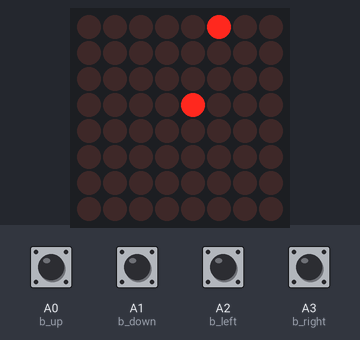
Simulated run of this sketch. Board: Arduino Uno, built with avr-gcc and run on an emulated ATmega328P. Shown: 8×8 LED matrix. Wiring (inferred from the names in the program): MAX7219 LED driver (orientation assumed): data pin 11; clock pin 13; CS pin 10. The inputs (shaded band) are chosen by the test bench; at power-on: A0 (b_up), A1 (b_down), A2 (b_left), A3 (b_right) LOW. Random numbers use the default seed unless the sketch sets one.

Above: at 16.4 s.
16.5 s: A2 (b_left) pulled HIGH for 0.85 s
At 16.86 s:
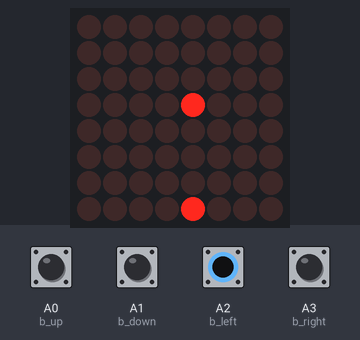
18.8 s: A0 (b_up) pulled HIGH for 0.85 s
At 19.21 s:
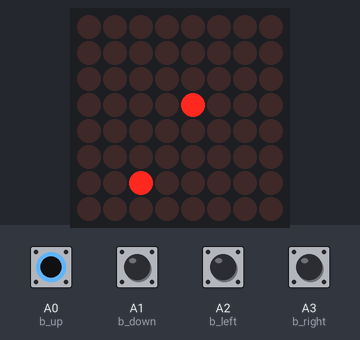
21.2 s: A3 (b_right) pulled HIGH for 0.85 s
At 21.57 s:
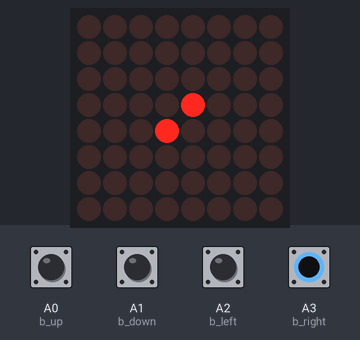
23.8 s: A1 (b_down) pulled HIGH for 0.85 s
At 24.13 s:
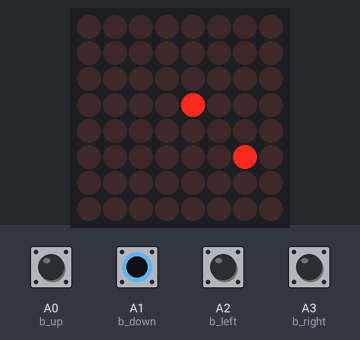
26.3 s: A2 (b_left) pulled HIGH for 0.85 s
At 26.92 s:
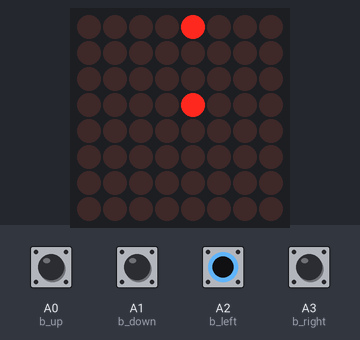
29.1 s: A0 (b_up) pulled HIGH for 0.85 s
At 29.48 s:
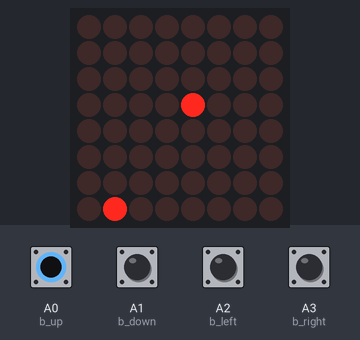

The sketch:

the_Snake_LED.ino
```cpp
// SNAKE.cpp : 定義主控台應用程式的進入點。
#include "math.h";
#include <MaxMatrix.h>
#include <avr /pgmspace.h>

// 在程式記憶體區（快閃記憶體）儲存點矩陣字元資料
PROGMEM unsigned char CH[] = {
3, 8, B0000000, B0000000, B0000000, B0000000, B0000000, // space
1, 8, B1011111, B0000000, B0000000, B0000000, B0000000, // !
3, 8, B0000011, B0000000, B0000011, B0000000, B0000000, // "
5, 8, B0010100, B0111110, B0010100, B0111110, B0010100, // #
4, 8, B0100100, B1101010, B0101011, B0010010, B0000000, // $
5, 8, B1100011, B0010011, B0001000, B1100100, B1100011, // %
5, 8, B0110110, B1001001, B1010110, B0100000, B1010000, // &
1, 8, B0000011, B0000000, B0000000, B0000000, B0000000, // '
3, 8, B0011100, B0100010, B1000001, B0000000, B0000000, // (
3, 8, B1000001, B0100010, B0011100, B0000000, B0000000, // )
5, 8, B0101000, B0011000, B0001110, B0011000, B0101000, // *
5, 8, B0001000, B0001000, B0111110, B0001000, B0001000, // +
2, 8, B10110000, B1110000, B0000000, B0000000, B0000000, // ,
4, 8, B0001000, B0001000, B0001000, B0001000, B0000000, // -
2, 8, B1100000, B1100000, B0000000, B0000000, B0000000, // .
4, 8, B1100000, B0011000, B0000110, B0000001, B0000000, // /
4, 8, B0111110, B1000001, B1000001, B0111110, B0000000, // 0
3, 8, B1000010, B1111111, B1000000, B0000000, B0000000, // 1
4, 8, B1100010, B1010001, B1001001, B1000110, B0000000, // 2
4, 8, B0100010, B1000001, B1001001, B0110110, B0000000, // 3
4, 8, B0011000, B0010100, B0010010, B1111111, B0000000, // 4
4, 8, B0100111, B1000101, B1000101, B0111001, B0000000, // 5
4, 8, B0111110, B1001001, B1001001, B0110000, B0000000, // 6
4, 8, B1100001, B0010001, B0001001, B0000111, B0000000, // 7
4, 8, B0110110, B1001001, B1001001, B0110110, B0000000, // 8
4, 8, B0000110, B1001001, B1001001, B0111110, B0000000, // 9
2, 8, B01010000, B0000000, B0000000, B0000000, B0000000, // :
2, 8, B10000000, B01010000, B0000000, B0000000, B0000000, // ;
3, 8, B0010000, B0101000, B1000100, B0000000, B0000000, // <
3, 8, B0010100, B0010100, B0010100, B0000000, B0000000, // =
3, 8, B1000100, B0101000, B0010000, B0000000, B0000000, // >
4, 8, B0000010, B1011001, B0001001, B0000110, B0000000, // ?
5, 8, B0111110, B1001001, B1010101, B1011101, B0001110, // @
4, 8, B1111110, B0010001, B0010001, B1111110, B0000000, // A
4, 8, B1111111, B1001001, B1001001, B0110110, B0000000, // B
4, 8, B0111110, B1000001, B1000001, B0100010, B0000000, // C
4, 8, B1111111, B1000001, B1000001, B0111110, B0000000, // D
4, 8, B1111111, B1001001, B1001001, B1000001, B0000000, // E
4, 8, B1111111, B0001001, B0001001, B0000001, B0000000, // F
4, 8, B0111110, B1000001, B1001001, B1111010, B0000000, // G
4, 8, B1111111, B0001000, B0001000, B1111111, B0000000, // H
3, 8, B1000001, B1111111, B1000001, B0000000, B0000000, // I
4, 8, B0110000, B1000000, B1000001, B0111111, B0000000, // J
4, 8, B1111111, B0001000, B0010100, B1100011, B0000000, // K
4, 8, B1111111, B1000000, B1000000, B1000000, B0000000, // L
5, 8, B1111111, B0000010, B0001100, B0000010, B1111111, // M
5, 8, B1111111, B0000100, B0001000, B0010000, B1111111, // N
4, 8, B0111110, B1000001, B1000001, B0111110, B0000000, // O
4, 8, B1111111, B0001001, B0001001, B0000110, B0000000, // P
4, 8, B0111110, B1000001, B1000001, B10111110, B0000000, // Q
4, 8, B1111111, B0001001, B0001001, B1110110, B0000000, // R
4, 8, B1000110, B1001001, B1001001, B0110010, B0000000, // S
5, 8, B0000001, B0000001, B1111111, B0000001, B0000001, // T
4, 8, B0111111, B1000000, B1000000, B0111111, B0000000, // U
5, 8, B0001111, B0110000, B1000000, B0110000, B0001111, // V
5, 8, B0111111, B1000000, B0111000, B1000000, B0111111, // W
5, 8, B1100011, B0010100, B0001000, B0010100, B1100011, // X
5, 8, B0000111, B0001000, B1110000, B0001000, B0000111, // Y
4, 8, B1100001, B1010001, B1001001, B1000111, B0000000, // Z
2, 8, B1111111, B1000001, B0000000, B0000000, B0000000, // [
4, 8, B0000001, B0000110, B0011000, B1100000, B0000000, // backslash
2, 8, B1000001, B1111111, B0000000, B0000000, B0000000, // ]
3, 8, B0000010, B0000001, B0000010, B0000000, B0000000, // hat
4, 8, B1000000, B1000000, B1000000, B1000000, B0000000, // _
2, 8, B0000001, B0000010, B0000000, B0000000, B0000000, // `
4, 8, B0100000, B1010100, B1010100, B1111000, B0000000, // a
4, 8, B1111111, B1000100, B1000100, B0111000, B0000000, // b
4, 8, B0111000, B1000100, B1000100, B0101000, B0000000, // c
4, 8, B0111000, B1000100, B1000100, B1111111, B0000000, // d
4, 8, B0111000, B1010100, B1010100, B0011000, B0000000, // e
3, 8, B0000100, B1111110, B0000101, B0000000, B0000000, // f
4, 8, B10011000, B10100100, B10100100, B01111000, B0000000, // g
4, 8, B1111111, B0000100, B0000100, B1111000, B0000000, // h
3, 8, B1000100, B1111101, B1000000, B0000000, B0000000, // i
4, 8, B1000000, B10000000, B10000100, B1111101, B0000000, // j
4, 8, B1111111, B0010000, B0101000, B1000100, B0000000, // k
3, 8, B1000001, B1111111, B1000000, B0000000, B0000000, // l
5, 8, B1111100, B0000100, B1111100, B0000100, B1111000, // m
4, 8, B1111100, B0000100, B0000100, B1111000, B0000000, // n
4, 8, B0111000, B1000100, B1000100, B0111000, B0000000, // o
4, 8, B11111100, B0100100, B0100100, B0011000, B0000000, // p
4, 8, B0011000, B0100100, B0100100, B11111100, B0000000, // q
4, 8, B1111100, B0001000, B0000100, B0000100, B0000000, // r
4, 8, B1001000, B1010100, B1010100, B0100100, B0000000, // s
3, 8, B0000100, B0111111, B1000100, B0000000, B0000000, // t
4, 8, B0111100, B1000000, B1000000, B1111100, B0000000, // u
5, 8, B0011100, B0100000, B1000000, B0100000, B0011100, // v
5, 8, B0111100, B1000000, B0111100, B1000000, B0111100, // w
5, 8, B1000100, B0101000, B0010000, B0101000, B1000100, // x
4, 8, B10011100, B10100000, B10100000, B1111100, B0000000, // y
3, 8, B1100100, B1010100, B1001100, B0000000, B0000000, // z
3, 8, B0001000, B0110110, B1000001, B0000000, B0000000, // {
1, 8, B1111111, B0000000, B0000000, B0000000, B0000000, // |
3, 8, B1000001, B0110110, B0001000, B0000000, B0000000, // }
4, 8, B0001000, B0000100, B0001000, B0000100, B0000000, // ~
};


#define MAX7219_DIN_PIN 11
#define MAX7219_LOAD_PIN 10
#define MAX7219_CLK_PIN 13
#define LED_INTENSITY 3
#define SIZE 8
MaxMatrix m(MAX7219_DIN_PIN,MAX7219_LOAD_PIN,MAX7219_CLK_PIN, 1);
enum SnakeState {None,Food,Body};   //第n個玩家是Body1+n
void insertAtHead(const int x,const int y);
void removeAtTail();
void gotoxy(const int x,const int y);
int back(const int direct);
void createFood();
void Init();
 //LED matrix size

struct DIRECTION{int up, down, left, right;}; //control direction
struct POSITION{int x, y;};  //for xy
struct MAP{int state;struct MAP *pnext;}; //the map
struct PLAYER{   //the snake info
	POSITION HEAD;
	struct MAP *pHEAD,*pTAIL;
	int direction;
};

DIRECTION Direction;
PLAYER snake;
MAP Map[SIZE][SIZE];
POSITION FOOD;

int LED[SIZE*SIZE];
int speed = 200;
int b_up = A0;
int b_down = A1;
int b_left = A2;
int b_right = A3;
byte buffer[8];
char msg[] = "snake";
int init_flag = 0;
void setup() {

  pinMode(b_up,INPUT);       // set the control button
  pinMode(b_down,INPUT);
  pinMode(b_left,INPUT);
  pinMode(b_right,INPUT);

	//init
  m.init();
  m.clear();
  m.setIntensity(LED_INTENSITY);


}

void loop()
{

 if(init_flag == 0)    // print the title
{
  for(int k = 0; k<3;k++)
  {
    printStringWithShift(msg, 200);
  }
  delay(100);
  Init();                // initiate the game
  init_flag = 1;
}

  int val_up = digitalRead(b_up);
  int val_down = digitalRead(b_down);
  int val_left = digitalRead(b_left);
  int val_right = digitalRead(b_right);

  delay(speed);   //sleep to set the speed

  int  key;
  if(val_up == HIGH)
    key = b_up;
  else if(val_down == HIGH)
    key = b_down;
  else if(val_left == HIGH)
    key = b_left;
  else if(val_right == HIGH)
    key = b_right;

  if((key!=back(snake.direction))&&(key==Direction.up||key==Direction.down||key==Direction.left||key==Direction.right))
    snake.direction=key;  //no backward

  if(snake.direction==Direction.up)   //up
    snake.HEAD.y = snake.HEAD.y==0 ? SIZE-1 : snake.HEAD.y-1;
  else if(snake.direction==Direction.down)  //down
    snake.HEAD.y = (snake.HEAD.y+1)%SIZE;
  else if(snake.direction==Direction.left)  //left
    snake.HEAD.x = snake.HEAD.x==0 ? SIZE-1 : snake.HEAD.x-1;
  else if(snake.direction==Direction.right) //right
    snake.HEAD.x = (snake.HEAD.x+1)%SIZE;

  if(Map[snake.HEAD.x][snake.HEAD.y].state==Body)
  {
    delay(500);
    for(int i=0;i<SIZE;i++)
    {
      for(int j=0;j<SIZE;j++)
      {
      m.setDot(j,i,HIGH);
      }
    delay(300);
    }
    Init();

  }


  if(Map[snake.HEAD.x][snake.HEAD.y].state<Body) //None | Food
   {
	insertAtHead(snake.HEAD.x,snake.HEAD.y);
  if(FOOD.x == snake.HEAD.x&&FOOD.y == snake.HEAD.y)
  {
	createFood();
        speed-= 5;
  }
  else
    removeAtTail();
  }
  for(int i =0 ;i<SIZE;i++) ///print the whole map
  {
    for(int j =0;j<SIZE;j++)
    {
      switch(Map[j][i].state)
      {
        case None:
         m.setDot(j,i,LOW);
        break;
	case Food:
	m.setDot(j,i,HIGH);
	break;
      case Body:
      if(j==snake.HEAD.x&&i==snake.HEAD.y){
	Serial.print("HA");
        m.setDot(j,i,HIGH);
      }
      else
       m.setDot(j,i,HIGH);
      break;
      }
    }
  }


}
void insertAtHead(const int x,const int y)
{
	Map[x][y].state=Body;
	Map[x][y].pnext=NULL;
	snake.pHEAD->pnext=&Map[x][y];
	snake.pHEAD=snake.pHEAD->pnext;
}
void removeAtTail()
{
	struct MAP *tmp;
	tmp=snake.pTAIL->pnext;

	snake.pTAIL->state=None;
	snake.pTAIL->pnext=NULL;
	snake.pTAIL=tmp;

}
//void gotoxy(const int x,const int y)
//{
//	COORD point;
//	point.X=2*x;
//	point.Y=y;  //設游標
//	SetConsoleCursorPosition(GetStdHandle(STD_OUTPUT_HANDLE),point);
//}
void createFood()
{
  long randNumber;
  randomSeed(analogRead(0));
	do
	{
		FOOD.x=random(300)%SIZE;
		FOOD.y=random(300)%SIZE;
	}while(Map[FOOD.x][FOOD.y].state!=None);
	Map[FOOD.x][FOOD.y].state=Food;
}
int back(const int direct)
{
	if(direct==Direction.up)
		return Direction.down;
	else if(direct==Direction.down)
		return Direction.up;
	else if(direct==Direction.left)
		return Direction.right;
	else if(direct==Direction.right)
		return Direction.left;
}
void Init(){
  m.init();
  m.clear();
  m.setIntensity(LED_INTENSITY);


  speed =200;
	//init
	Map[snake.HEAD.x][snake.HEAD.y].state=Body;
	//head
	snake.pHEAD=&Map[snake.HEAD.x][snake.HEAD.y];
	//HEad
	snake.pTAIL=&Map[snake.HEAD.x][snake.HEAD.y];
	//tail
	for(int i =0 ;i<SIZE;i++)
	{
		for(int j =0;j<SIZE;j++)
		{
			Map[i][j].state = None;
			Map[i][j].pnext=NULL;
		}
	}
	Direction.up=b_up;Direction.down=b_down;Direction.left=b_left;Direction.right=b_right;

	snake.HEAD.x = 5;snake.HEAD.y = 5;
	snake.direction = Direction.up;
	createFood();

}
void printStringWithShift(char* s, int shift_speed)
{
  while (*s != 0)
  {
    printCharWithShift(*s, shift_speed);
    s++;
  }
}
void printCharWithShift(char c, int shift_speed)
{
  // 以下註解請參閱下文說明
  if (c < 32) return;   // 不處理空白字元（ASCII值32）以前的字元
  c -= 32;			// 求出實際的對應點矩陣字元索引
  memcpy_P(buffer, CH + 7*c, 7);
  m.writeSprite(32, 0, buffer);    // 輸出存在buffer裡的點矩陣
  m.setColumn(32 + buffer[0], 0); // 輸出一個空行（亦即，字與字之間的空行）

  for (int i=0; i<buffer[0]+1; i++)
  {
    delay(shift_speed);      // 延遲一段時間（位移速度）
    m.shiftLeft(false, false);
  }
}
```

MaxMatrix.h
```cpp
// (licence header left out)
#ifndef _MaxMatrix_H_
#define _MaxMatrix_H_

#include "Arduino.h"

#define max7219_reg_noop        0x00
#define max7219_reg_digit0      0x01
#define max7219_reg_digit1      0x02
#define max7219_reg_digit2      0x03
#define max7219_reg_digit3      0x04
#define max7219_reg_digit4      0x05
#define max7219_reg_digit5      0x06
#define max7219_reg_digit6      0x07
#define max7219_reg_digit7      0x08
#define max7219_reg_decodeMode  0x09
#define max7219_reg_intensity   0x0a
#define max7219_reg_scanLimit   0x0b
#define max7219_reg_shutdown    0x0c
#define max7219_reg_displayTest 0x0f

class MaxMatrix
{
  private:
    byte data;
    byte load;
    byte clock;
    byte num;
    byte buffer[80];

    void reload();

  public:
    MaxMatrix(byte data, byte load, byte clock, byte num);

    void init();
    void clear();
    void setCommand(byte command, byte value);
    void setIntensity(byte intensity);
    void setColumn(byte col, byte value);
    void setColumnAll(byte col, byte value);
    void setDot(byte col, byte row, byte value);
    void writeSprite(int x, int y, const byte* sprite);

    void shiftLeft(bool rotate = false, bool fill_zero = true);
    void shiftRight(bool rotate = false, bool fill_zero = true);
    void shiftUp(bool rotate = false);
    void shiftDown(bool rotate = false);
};

#endif
```
